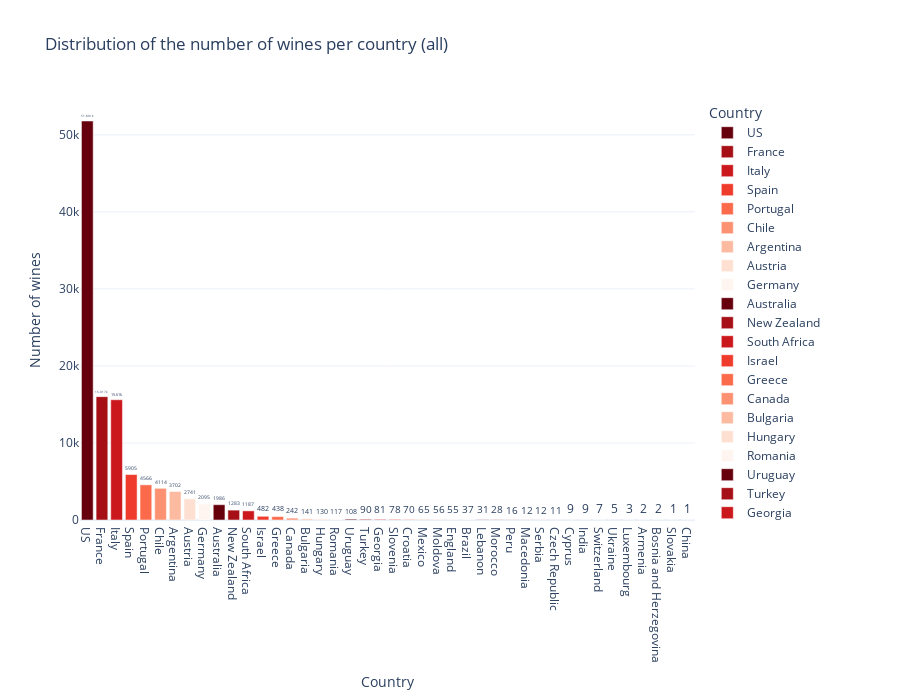
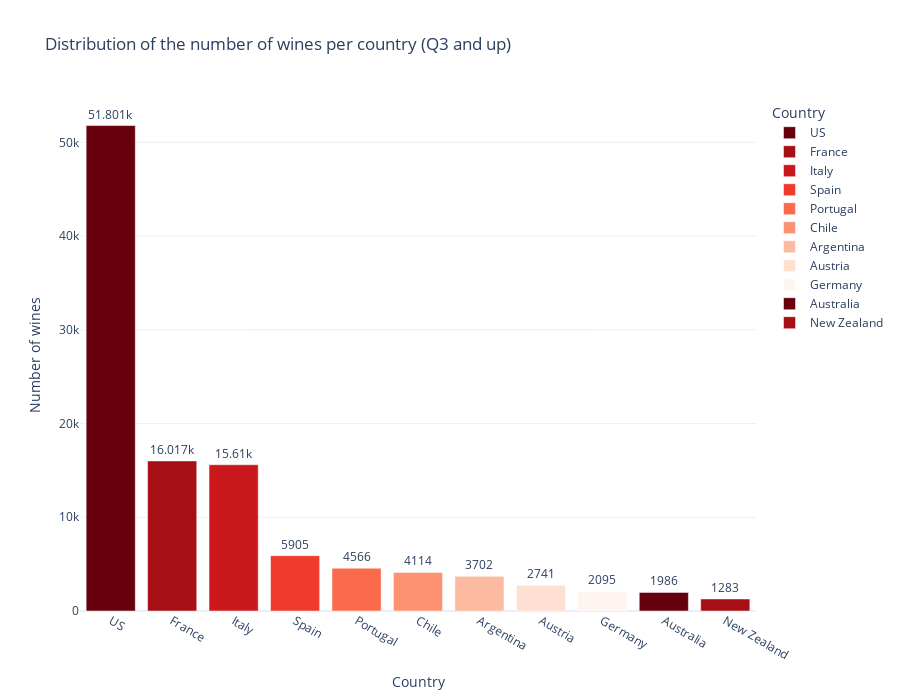

Notebook cell for these charts, in order:
### Code cell
# VIZ distribution of the number of wines per country
def viz_distribution_country(my_df, my_title):
    fig = px.bar(my_df,
    x='country',
    y='nb_of_wines',
    color='country',
    text_auto=True,
    title='Distribution of the number of wines per country ' + my_title,
    height=700,
    # orientation='h'
    color_discrete_sequence=colors_monochromatic_reverse,
    labels={
        "country": "Country",
        "nb_of_wines": "Number of wines",
        "country": "Country"
    }
    )

    fig.update_traces(textfont_size=12, 
                      textangle=0, 
                      textposition='outside', 
                      cliponaxis=False)

    return  fig.show()

# Titles
title_all = '(all)'
title_q0_q1 = '(Q0 - Q1)'
title_q1_q2 = '(Q1 - Q2)'
title_q2_q3 = '(Q2 - Q3)'
title_q3_q4 = '(Q3 - Q4)'
title_upper = '(upper outliers)'
title_q3_to_max = '(Q3 and up)'

# list_df_producers = [df_global_calc, df_producers_q0_q1, df_producers_q1_q2, df_producers_q2_q3, df_producers_q3_q4, df_producers_outliers_upper, df_producers_q3_to_max]
# list_titles = [title_all, title_q0_q1, title_q1_q2, title_q2_q3, title_q3_q4, title_upper, title_q3_to_max]

list_df_producers = [df_global_calc, df_producers_q3_to_max]
list_titles = [title_all, title_q3_to_max]

for i, j in zip(list_df_producers, list_titles):
  viz_distribution_country(i, j)

### Figure 1 — Plotly figure (JSON) as saved in the notebook; plotly's stock layout.template omitted (floating-point values rounded to 4 significant figures)
{"data": [{"alignmentgroup": "True", "cliponaxis": false, "hovertemplate": "Country=%{x}<br>Number of wines=%{y}<extra></extra>", "legendgroup": "US", "marker": {"color": "rgb(103,0,13)", "pattern": {"shape": ""}}, "name": "US", "offsetgroup": "US", "orientation": "v", "showlegend": true, "textangle": 0, "textfont": {"size": 12}, "textposition": "outside", "texttemplate": "%{y}", "type": "bar", "x": ["US"], "xaxis": "x", "y": [51801], "yaxis": "y"}, {"alignmentgroup": "True", "cliponaxis": false, "hovertemplate": "Country=%{x}<br>Number of wines=%{y}<extra></extra>", "legendgroup": "France", "marker": {"color": "rgb(165,15,21)", "pattern": {"shape": ""}}, "name": "France", "offsetgroup": "France", "orientation": "v", "showlegend": true, "textangle": 0, "textfont": {"size": 12}, "textposition": "outside", "texttemplate": "%{y}", "type": "bar", "x": ["France"], "xaxis": "x", "y": [16017], "yaxis": "y"}, {"alignmentgroup": "True", "cliponaxis": false, "hovertemplate": "Country=%{x}<br>Number of wines=%{y}<extra></extra>", "legendgroup": "Italy", "marker": {"color": "rgb(203,24,29)", "pattern": {"shape": ""}}, "name": "Italy", "offsetgroup": "Italy", "orientation": "v", "showlegend": true, "textangle": 0, "textfont": {"size": 12}, "textposition": "outside", "texttemplate": "%{y}", "type": "bar", "x": ["Italy"], "xaxis": "x", "y": [15610], "yaxis": "y"}, {"alignmentgroup": "True", "cliponaxis": false, "hovertemplate": "Country=%{x}<br>Number of wines=%{y}<extra></extra>", "legendgroup": "Spain", "marker": {"color": "rgb(239,59,44)", "pattern": {"shape": ""}}, "name": "Spain", "offsetgroup": "Spain", "orientation": "v", "showlegend": true, "textangle": 0, "textfont": {"size": 12}, "textposition": "outside", "texttemplate": "%{y}", "type": "bar", "x": ["Spain"], "xaxis": "x", "y": [5905], "yaxis": "y"}, {"alignmentgroup": "True", "cliponaxis": false, "hovertemplate": "Country=%{x}<br>Number of wines=%{y}<extra></extra>", "legendgroup": "Portugal", "marker": {"color": "rgb(251,106,74)", "pattern": {"shape": ""}}, "name": "Portugal", "offsetgroup": "Portugal", "orientation": "v", "showlegend": true, "textangle": 0, "textfont": {"size": 12}, "textposition": "outside", "texttemplate": "%{y}", "type": "bar", "x": ["Portugal"], "xaxis": "x", "y": [4566], "yaxis": "y"}, {"alignmentgroup": "True", "cliponaxis": false, "hovertemplate": "Country=%{x}<br>Number of wines=%{y}<extra></extra>", "legendgroup": "Chile", "marker": {"color": "rgb(252,146,114)", "pattern": {"shape": ""}}, "name": "Chile", "offsetgroup": "Chile", "orientation": "v", "showlegend": true, "textangle": 0, "textfont": {"size": 12}, "textposition": "outside", "texttemplate": "%{y}", "type": "bar", "x": ["Chile"], "xaxis": "x", "y": [4114], "yaxis": "y"}, {"alignmentgroup": "True", "cliponaxis": false, "hovertemplate": "Country=%{x}<br>Number of wines=%{y}<extra></extra>", "legendgroup": "Argentina", "marker": {"color": "rgb(252,187,161)", "pattern": {"shape": ""}}, "name": "Argentina", "offsetgroup": "Argentina", "orientation": "v", "showlegend": true, "textangle": 0, "textfont": {"size": 12}, "textposition": "outside", "texttemplate": "%{y}", "type": "bar", "x": ["Argentina"], "xaxis": "x", "y": [3702], "yaxis": "y"}, {"alignmentgroup": "True", "cliponaxis": false, "hovertemplate": "Country=%{x}<br>Number of wines=%{y}<extra></extra>", "legendgroup": "Austria", "marker": {"color": "rgb(254,224,210)", "pattern": {"shape": ""}}, "name": "Austria", "offsetgroup": "Austria", "orientation": "v", "showlegend": true, "textangle": 0, "textfont": {"size": 12}, "textposition": "outside", "texttemplate": "%{y}", "type": "bar", "x": ["Austria"], "xaxis": "x", "y": [2741], "yaxis": "y"}, {"alignmentgroup": "True", "cliponaxis": false, "hovertemplate": "Country=%{x}<br>Number of wines=%{y}<extra></extra>", "legendgroup": "Germany", "marker": {"color": "rgb(255,245,240)", "pattern": {"shape": ""}}, "name": "Germany", "offsetgroup": "Germany", "orientation": "v", "showlegend": true, "textangle": 0, "textfont": {"size": 12}, "textposition": "outside", "texttemplate": "%{y}", "type": "bar", "x": ["Germany"], "xaxis": "x", "y": [2095], "yaxis": "y"}, {"alignmentgroup": "True", "cliponaxis": false, "hovertemplate": "Country=%{x}<br>Number of wines=%{y}<extra></extra>", "legendgroup": "Australia", "marker": {"color": "rgb(103,0,13)", "pattern": {"shape": ""}}, "name": "Australia", "offsetgroup": "Australia", "orientation": "v", "showlegend": true, "textangle": 0, "textfont": {"size": 12}, "textposition": "outside", "texttemplate": "%{y}", "type": "bar", "x": ["Australia"], "xaxis": "x", "y": [1986], "yaxis": "y"}, {"alignmentgroup": "True", "cliponaxis": false, "hovertemplate": "Country=%{x}<br>Number of wines=%{y}<extra></extra>", "legendgroup": "New Zealand", "marker": {"color": "rgb(165,15,21)", "pattern": {"shape": ""}}, "name": "New Zealand", "offsetgroup": "New Zealand", "orientation": "v", "showlegend": true, "textangle": 0, "textfont": {"size": 12}, "textposition": "outside", "texttemplate": "%{y}", "type": "bar", "x": ["New Zealand"], "xaxis": "x", "y": [1283], "yaxis": "y"}, {"alignmentgroup": "True", "cliponaxis": false, "hovertemplate": "Country=%{x}<br>Number of wines=%{y}<extra></extra>", "legendgroup": "South Africa", "marker": {"color": "rgb(203,24,29)", "pattern": {"shape": ""}}, "name": "South Africa", "offsetgroup": "South Africa", "orientation": "v", "showlegend": true, "textangle": 0, "textfont": {"size": 12}, "textposition": "outside", "texttemplate": "%{y}", "type": "bar", "x": ["South Africa"], "xaxis": "x", "y": [1187], "yaxis": "y"}, {"alignmentgroup": "True", "cliponaxis": false, "hovertemplate": "Country=%{x}<br>Number of wines=%{y}<extra></extra>", "legendgroup": "Israel", "marker": {"color": "rgb(239,59,44)", "pattern": {"shape": ""}}, "name": "Israel", "offsetgroup": "Israel", "orientation": "v", "showlegend": true, "textangle": 0, "textfont": {"size": 12}, "textposition": "outside", "texttemplate": "%{y}", "type": "bar", "x": ["Israel"], "xaxis": "x", "y": [482], "yaxis": "y"}, {"alignmentgroup": "True", "cliponaxis": false, "hovertemplate": "Country=%{x}<br>Number of wines=%{y}<extra></extra>", "legendgroup": "Greece", "marker": {"color": "rgb(251,106,74)", "pattern": {"shape": ""}}, "name": "Greece", "offsetgroup": "Greece", "orientation": "v", "showlegend": true, "textangle": 0, "textfont": {"size": 12}, "textposition": "outside", "texttemplate": "%{y}", "type": "bar", "x": ["Greece"], "xaxis": "x", "y": [438], "yaxis": "y"}, {"alignmentgroup": "True", "cliponaxis": false, "hovertemplate": "Country=%{x}<br>Number of wines=%{y}<extra></extra>", "legendgroup": "Canada", "marker": {"color": "rgb(252,146,114)", "pattern": {"shape": ""}}, "name": "Canada", "offsetgroup": "Canada", "orientation": "v", "showlegend": true, "textangle": 0, "textfont": {"size": 12}, "textposition": "outside", "texttemplate": "%{y}", "type": "bar", "x": ["Canada"], "xaxis": "x", "y": [242], "yaxis": "y"}, {"alignmentgroup": "True", "cliponaxis": false, "hovertemplate": "Country=%{x}<br>Number of wines=%{y}<extra></extra>", "legendgroup": "Bulgaria", "marker": {"color": "rgb(252,187,161)", "pattern": {"shape": ""}}, "name": "Bulgaria", "offsetgroup": "Bulgaria", "orientation": "v", "showlegend": true, "textangle": 0, "textfont": {"size": 12}, "textposition": "outside", "texttemplate": "%{y}", "type": "bar", "x": ["Bulgaria"], "xaxis": "x", "y": [141], "yaxis": "y"}, {"alignmentgroup": "True", "cliponaxis": false, "hovertemplate": "Country=%{x}<br>Number of wines=%{y}<extra></extra>", "legendgroup": "Hungary", "marker": {"color": "rgb(254,224,210)", "pattern": {"shape": ""}}, "name": "Hungary", "offsetgroup": "Hungary", "orientation": "v", "showlegend": true, "textangle": 0, "textfont": {"size": 12}, "textposition": "outside", "texttemplate": "%{y}", "type": "bar", "x": ["Hungary"], "xaxis": "x", "y": [130], "yaxis": "y"}, {"alignmentgroup": "True", "cliponaxis": false, "hovertemplate": "Country=%{x}<br>Number of wines=%{y}<extra></extra>", "legendgroup": "Romania", "marker": {"color": "rgb(255,245,240)", "pattern": {"shape": ""}}, "name": "Romania", "offsetgroup": "Romania", "orientation": "v", "showlegend": true, "textangle": 0, "textfont": {"size": 12}, "textposition": "outside", "texttemplate": "%{y}", "type": "bar", "x": ["Romania"], "xaxis": "x", "y": [117], "yaxis": "y"}, {"alignmentgroup": "True", "cliponaxis": false, "hovertemplate": "Country=%{x}<br>Number of wines=%{y}<extra></extra>", "legendgroup": "Uruguay", "marker": {"color": "rgb(103,0,13)", "pattern": {"shape": ""}}, "name": "Uruguay", "offsetgroup": "Uruguay", "orientation": "v", "showlegend": true, "textangle": 0, "textfont": {"size": 12}, "textposition": "outside", "texttemplate": "%{y}", "type": "bar", "x": ["Uruguay"], "xaxis": "x", "y": [108], "yaxis": "y"}, {"alignmentgroup": "True", "cliponaxis": false, "hovertemplate": "Country=%{x}<br>Number of wines=%{y}<extra></extra>", "legendgroup": "Turkey", "marker": {"color": "rgb(165,15,21)", "pattern": {"shape": ""}}, "name": "Turkey", "offsetgroup": "Turkey", "orientation": "v", "showlegend": true, "textangle": 0, "textfont": {"size": 12}, "textposition": "outside", "texttemplate": "%{y}", "type": "bar", "x": ["Turkey"], "xaxis": "x", "y": [90], "yaxis": "y"}, {"alignmentgroup": "True", "cliponaxis": false, "hovertemplate": "Country=%{x}<br>Number of wines=%{y}<extra></extra>", "legendgroup": "Georgia", "marker": {"color": "rgb(203,24,29)", "pattern": {"shape": ""}}, "name": "Georgia", "offsetgroup": "Georgia", "orientation": "v", "showlegend": true, "textangle": 0, "textfont": {"size": 12}, "textposition": "outside", "texttemplate": "%{y}", "type": "bar", "x": ["Georgia"], "xaxis": "x", "y": [81], "yaxis": "y"}, {"alignmentgroup": "True", "cliponaxis": false, "hovertemplate": "Country=%{x}<br>Number of wines=%{y}<extra></extra>", "legendgroup": "Slovenia", "marker": {"color": "rgb(239,59,44)", "pattern": {"shape": ""}}, "name": "Slovenia", "offsetgroup": "Slovenia", "orientation": "v", "showlegend": true, "textangle": 0, "textfont": {"size": 12}, "textposition": "outside", "texttemplate": "%{y}", "type": "bar", "x": ["Slovenia"], "xaxis": "x", "y": [78], "yaxis": "y"}, {"alignmentgroup": "True", "cliponaxis": false, "hovertemplate": "Country=%{x}<br>Number of wines=%{y}<extra></extra>", "legendgroup": "Croatia", "marker": {"color": "rgb(251,106,74)", "pattern": {"shape": ""}}, "name": "Croatia", "offsetgroup": "Croatia", "orientation": "v", "showlegend": true, "textangle": 0, "textfont": {"size": 12}, "textposition": "outside", "texttemplate": "%{y}", "type": "bar", "x": ["Croatia"], "xaxis": "x", "y": [70], "yaxis": "y"}, {"alignmentgroup": "True", "cliponaxis": false, "hovertemplate": "Country=%{x}<br>Number of wines=%{y}<extra></extra>", "legendgroup": "Mexico", "marker": {"color": "rgb(252,146,114)", "pattern": {"shape": ""}}, "name": "Mexico", "offsetgroup": "Mexico", "orientation": "v", "showlegend": true, "textangle": 0, "textfont": {"size": 12}, "textposition": "outside", "texttemplate": "%{y}", "type": "bar", "x": ["Mexico"], "xaxis": "x", "y": [65], "yaxis": "y"}, {"alignmentgroup": "True", "cliponaxis": false, "hovertemplate": "Country=%{x}<br>Number of wines=%{y}<extra></extra>", "legendgroup": "Moldova", "marker": {"color": "rgb(252,187,161)", "pattern": {"shape": ""}}, "name": "Moldova", "offsetgroup": "Moldova", "orientation": "v", "showlegend": true, "textangle": 0, "textfont": {"size": 12}, "textposition": "outside", "texttemplate": "%{y}", "type": "bar", "x": ["Moldova"], "xaxis": "x", "y": [56], "yaxis": "y"}, {"alignmentgroup": "True", "cliponaxis": false, "hovertemplate": "Country=%{x}<br>Number of wines=%{y}<extra></extra>", "legendgroup": "England", "marker": {"color": "rgb(254,224,210)", "pattern": {"shape": ""}}, "name": "England", "offsetgroup": "England", "orientation": "v", "showlegend": true, "textangle": 0, "textfont": {"size": 12}, "textposition": "outside", "texttemplate": "%{y}", "type": "bar", "x": ["England"], "xaxis": "x", "y": [55], "yaxis": "y"}, {"alignmentgroup": "True", "cliponaxis": false, "hovertemplate": "Country=%{x}<br>Number of wines=%{y}<extra></extra>", "legendgroup": "Brazil", "marker": {"color": "rgb(255,245,240)", "pattern": {"shape": ""}}, "name": "Brazil", "offsetgroup": "Brazil", "orientation": "v", "showlegend": true, "textangle": 0, "textfont": {"size": 12}, "textposition": "outside", "texttemplate": "%{y}", "type": "bar", "x": ["Brazil"], "xaxis": "x", "y": [37], "yaxis": "y"}, {"alignmentgroup": "True", "cliponaxis": false, "hovertemplate": "Country=%{x}<br>Number of wines=%{y}<extra></extra>", "legendgroup": "Lebanon", "marker": {"color": "rgb(103,0,13)", "pattern": {"shape": ""}}, "name": "Lebanon", "offsetgroup": "Lebanon", "orientation": "v", "showlegend": true, "textangle": 0, "textfont": {"size": 12}, "textposition": "outside", "texttemplate": "%{y}", "type": "bar", "x": ["Lebanon"], "xaxis": "x", "y": [31], "yaxis": "y"}, {"alignmentgroup": "True", "cliponaxis": false, "hovertemplate": "Country=%{x}<br>Number of wines=%{y}<extra></extra>", "legendgroup": "Morocco", "marker": {"color": "rgb(165,15,21)", "pattern": {"shape": ""}}, "name": "Morocco", "offsetgroup": "Morocco", "orientation": "v", "showlegend": true, "textangle": 0, "textfont": {"size": 12}, "textposition": "outside", "texttemplate": "%{y}", "type": "bar", "x": ["Morocco"], "xaxis": "x", "y": [28], "yaxis": "y"}, {"alignmentgroup": "True", "cliponaxis": false, "hovertemplate": "Country=%{x}<br>Number of wines=%{y}<extra></extra>", "legendgroup": "Peru", "marker": {"color": "rgb(203,24,29)", "pattern": {"shape": ""}}, "name": "Peru", "offsetgroup": "Peru", "orientation": "v", "showlegend": true, "textangle": 0, "textfont": {"size": 12}, "textposition": "outside", "texttemplate": "%{y}", "type": "bar", "x": ["Peru"], "xaxis": "x", "y": [16], "yaxis": "y"}, {"alignmentgroup": "True", "cliponaxis": false, "hovertemplate": "Country=%{x}<br>Number of wines=%{y}<extra></extra>", "legendgroup": "Macedonia", "marker": {"color": "rgb(239,59,44)", "pattern": {"shape": ""}}, "name": "Macedonia", "offsetgroup": "Macedonia", "orientation": "v", "showlegend": true, "textangle": 0, "textfont": {"size": 12}, "textposition": "outside", "texttemplate": "%{y}", "type": "bar", "x": ["Macedonia"], "xaxis": "x", "y": [12], "yaxis": "y"}, {"alignmentgroup": "True", "cliponaxis": false, "hovertemplate": "Country=%{x}<br>Number of wines=%{y}<extra></extra>", "legendgroup": "Serbia", "marker": {"color": "rgb(251,106,74)", "pattern": {"shape": ""}}, "name": "Serbia", "offsetgroup": "Serbia", "orientation": "v", "showlegend": true, "textangle": 0, "textfont": {"size": 12}, "textposition": "outside", "texttemplate": "%{y}", "type": "bar", "x": ["Serbia"], "xaxis": "x", "y": [12], "yaxis": "y"}, {"alignmentgroup": "True", "cliponaxis": false, "hovertemplate": "Country=%{x}<br>Number of wines=%{y}<extra></extra>", "legendgroup": "Czech Republic", "marker": {"color": "rgb(252,146,114)", "pattern": {"shape": ""}}, "name": "Czech Republic", "offsetgroup": "Czech Republic", "orientation": "v", "showlegend": true, "textangle": 0, "textfont": {"size": 12}, "textposition": "outside", "texttemplate": "%{y}", "type": "bar", "x": ["Czech Republic"], "xaxis": "x", "y": [11], "yaxis": "y"}, {"alignmentgroup": "True", "cliponaxis": false, "hovertemplate": "Country=%{x}<br>Number of wines=%{y}<extra></extra>", "legendgroup": "Cyprus", "marker": {"color": "rgb(252,187,161)", "pattern": {"shape": ""}}, "name": "Cyprus", "offsetgroup": "Cyprus", "orientation": "v", "showlegend": true, "textangle": 0, "textfont": {"size": 12}, "textposition": "outside", "texttemplate": "%{y}", "type": "bar", "x": ["Cyprus"], "xaxis": "x", "y": [9], "yaxis": "y"}, {"alignmentgroup": "True", "cliponaxis": false, "hovertemplate": "Country=%{x}<br>Number of wines=%{y}<extra></extra>", "legendgroup": "India", "marker": {"color": "rgb(254,224,210)", "pattern": {"shape": ""}}, "name": "India", "offsetgroup": "India", "orientation": "v", "showlegend": true, "textangle": 0, "textfont": {"size": 12}, "textposition": "outside", "texttemplate": "%{y}", "type": "bar", "x": ["India"], "xaxis": "x", "y": [9], "yaxis": "y"}, {"alignmentgroup": "True", "cliponaxis": false, "hovertemplate": "Country=%{x}<br>Number of wines=%{y}<extra></extra>", "legendgroup": "Switzerland", "marker": {"color": "rgb(255,245,240)", "pattern": {"shape": ""}}, "name": "Switzerland", "offsetgroup": "Switzerland", "orientation": "v", "showlegend": true, "textangle": 0, "textfont": {"size": 12}, "textposition": "outside", "texttemplate": "%{y}", "type": "bar", "x": ["Switzerland"], "xaxis": "x", "y": [7], "yaxis": "y"}, {"alignmentgroup": "True", "cliponaxis": false, "hovertemplate": "Country=%{x}<br>Number of wines=%{y}<extra></extra>", "legendgroup": "Ukraine", "marker": {"color": "rgb(103,0,13)", "pattern": {"shape": ""}}, "name": "Ukraine", "offsetgroup": "Ukraine", "orientation": "v", "showlegend": true, "textangle": 0, "textfont": {"size": 12}, "textposition": "outside", "texttemplate": "%{y}", "type": "bar", "x": ["Ukraine"], "xaxis": "x", "y": [5], "yaxis": "y"}, {"alignmentgroup": "True", "cliponaxis": false, "hovertemplate": "Country=%{x}<br>Number of wines=%{y}<extra></extra>", "legendgroup": "Luxembourg", "marker": {"color": "rgb(165,15,21)", "pattern": {"shape": ""}}, "name": "Luxembourg", "offsetgroup": "Luxembourg", "orientation": "v", "showlegend": true, "textangle": 0, "textfont": {"size": 12}, "textposition": "outside", "texttemplate": "%{y}", "type": "bar", "x": ["Luxembourg"], "xaxis": "x", "y": [3], "yaxis": "y"}, {"alignmentgroup": "True", "cliponaxis": false, "hovertemplate": "Country=%{x}<br>Number of wines=%{y}<extra></extra>", "legendgroup": "Armenia", "marker": {"color": "rgb(203,24,29)", "pattern": {"shape": ""}}, "name": "Armenia", "offsetgroup": "Armenia", "orientation": "v", "showlegend": true, "textangle": 0, "textfont": {"size": 12}, "textposition": "outside", "texttemplate": "%{y}", "type": "bar", "x": ["Armenia"], "xaxis": "x", "y": [2], "yaxis": "y"}, {"alignmentgroup": "True", "cliponaxis": false, "hovertemplate": "Country=%{x}<br>Number of wines=%{y}<extra></extra>", "legendgroup": "Bosnia and Herzegovina", "marker": {"color": "rgb(239,59,44)", "pattern": {"shape": ""}}, "name": "Bosnia and Herzegovina", "offsetgroup": "Bosnia and Herzegovina", "orientation": "v", "showlegend": true, "textangle": 0, "textfont": {"size": 12}, "textposition": "outside", "texttemplate": "%{y}", "type": "bar", "x": ["Bosnia and Herzegovina"], "xaxis": "x", "y": [2], "yaxis": "y"}, {"alignmentgroup": "True", "cliponaxis": false, "hovertemplate": "Country=%{x}<br>Number of wines=%{y}<extra></extra>", "legendgroup": "Slovakia", "marker": {"color": "rgb(251,106,74)", "pattern": {"shape": ""}}, "name": "Slovakia", "offsetgroup": "Slovakia", "orientation": "v", "showlegend": true, "textangle": 0, "textfont": {"size": 12}, "textposition": "outside", "texttemplate": "%{y}", "type": "bar", "x": ["Slovakia"], "xaxis": "x", "y": [1], "yaxis": "y"}, {"alignmentgroup": "True", "cliponaxis": false, "hovertemplate": "Country=%{x}<br>Number of wines=%{y}<extra></extra>", "legendgroup": "China", "marker": {"color": "rgb(252,146,114)", "pattern": {"shape": ""}}, "name": "China", "offsetgroup": "China", "orientation": "v", "showlegend": true, "textangle": 0, "textfont": {"size": 12}, "textposition": "outside", "texttemplate": "%{y}", "type": "bar", "x": ["China"], "xaxis": "x", "y": [1], "yaxis": "y"}], "layout": {"barmode": "relative", "height": 700, "legend": {"title": {"text": "Country"}, "tracegroupgap": 0}, "title": {"text": "Distribution of the number of wines per country (all)"}, "xaxis": {"anchor": "y", "categoryarray": ["US", "France", "Italy", "Spain", "Portugal", "Chile", "Argentina", "Austria", "Germany", "Australia", "New Zealand", "South Africa", "Israel", "Greece", "Canada", "Bulgaria", "Hungary", "Romania", "Uruguay", "Turkey", "Georgia", "Slovenia", "Croatia", "Mexico", "Moldova", "England", "Brazil", "Lebanon", "Morocco", "Peru", "Macedonia", "Serbia", "Czech Republic", "Cyprus", "India", "Switzerland", "Ukraine", "Luxembourg", "Armenia", "Bosnia and Herzegovina", "Slovakia", "China"], "categoryorder": "array", "domain": [0, 1], "title": {"text": "Country"}}, "yaxis": {"anchor": "x", "domain": [0, 1], "title": {"text": "Number of wines"}}}}

### Figure 2 — Plotly figure (JSON) as saved in the notebook; plotly's stock layout.template omitted (floating-point values rounded to 4 significant figures)
{"data": [{"alignmentgroup": "True", "cliponaxis": false, "hovertemplate": "Country=%{x}<br>Number of wines=%{y}<extra></extra>", "legendgroup": "US", "marker": {"color": "rgb(103,0,13)", "pattern": {"shape": ""}}, "name": "US", "offsetgroup": "US", "orientation": "v", "showlegend": true, "textangle": 0, "textfont": {"size": 12}, "textposition": "outside", "texttemplate": "%{y}", "type": "bar", "x": ["US"], "xaxis": "x", "y": [51801], "yaxis": "y"}, {"alignmentgroup": "True", "cliponaxis": false, "hovertemplate": "Country=%{x}<br>Number of wines=%{y}<extra></extra>", "legendgroup": "France", "marker": {"color": "rgb(165,15,21)", "pattern": {"shape": ""}}, "name": "France", "offsetgroup": "France", "orientation": "v", "showlegend": true, "textangle": 0, "textfont": {"size": 12}, "textposition": "outside", "texttemplate": "%{y}", "type": "bar", "x": ["France"], "xaxis": "x", "y": [16017], "yaxis": "y"}, {"alignmentgroup": "True", "cliponaxis": false, "hovertemplate": "Country=%{x}<br>Number of wines=%{y}<extra></extra>", "legendgroup": "Italy", "marker": {"color": "rgb(203,24,29)", "pattern": {"shape": ""}}, "name": "Italy", "offsetgroup": "Italy", "orientation": "v", "showlegend": true, "textangle": 0, "textfont": {"size": 12}, "textposition": "outside", "texttemplate": "%{y}", "type": "bar", "x": ["Italy"], "xaxis": "x", "y": [15610], "yaxis": "y"}, {"alignmentgroup": "True", "cliponaxis": false, "hovertemplate": "Country=%{x}<br>Number of wines=%{y}<extra></extra>", "legendgroup": "Spain", "marker": {"color": "rgb(239,59,44)", "pattern": {"shape": ""}}, "name": "Spain", "offsetgroup": "Spain", "orientation": "v", "showlegend": true, "textangle": 0, "textfont": {"size": 12}, "textposition": "outside", "texttemplate": "%{y}", "type": "bar", "x": ["Spain"], "xaxis": "x", "y": [5905], "yaxis": "y"}, {"alignmentgroup": "True", "cliponaxis": false, "hovertemplate": "Country=%{x}<br>Number of wines=%{y}<extra></extra>", "legendgroup": "Portugal", "marker": {"color": "rgb(251,106,74)", "pattern": {"shape": ""}}, "name": "Portugal", "offsetgroup": "Portugal", "orientation": "v", "showlegend": true, "textangle": 0, "textfont": {"size": 12}, "textposition": "outside", "texttemplate": "%{y}", "type": "bar", "x": ["Portugal"], "xaxis": "x", "y": [4566], "yaxis": "y"}, {"alignmentgroup": "True", "cliponaxis": false, "hovertemplate": "Country=%{x}<br>Number of wines=%{y}<extra></extra>", "legendgroup": "Chile", "marker": {"color": "rgb(252,146,114)", "pattern": {"shape": ""}}, "name": "Chile", "offsetgroup": "Chile", "orientation": "v", "showlegend": true, "textangle": 0, "textfont": {"size": 12}, "textposition": "outside", "texttemplate": "%{y}", "type": "bar", "x": ["Chile"], "xaxis": "x", "y": [4114], "yaxis": "y"}, {"alignmentgroup": "True", "cliponaxis": false, "hovertemplate": "Country=%{x}<br>Number of wines=%{y}<extra></extra>", "legendgroup": "Argentina", "marker": {"color": "rgb(252,187,161)", "pattern": {"shape": ""}}, "name": "Argentina", "offsetgroup": "Argentina", "orientation": "v", "showlegend": true, "textangle": 0, "textfont": {"size": 12}, "textposition": "outside", "texttemplate": "%{y}", "type": "bar", "x": ["Argentina"], "xaxis": "x", "y": [3702], "yaxis": "y"}, {"alignmentgroup": "True", "cliponaxis": false, "hovertemplate": "Country=%{x}<br>Number of wines=%{y}<extra></extra>", "legendgroup": "Austria", "marker": {"color": "rgb(254,224,210)", "pattern": {"shape": ""}}, "name": "Austria", "offsetgroup": "Austria", "orientation": "v", "showlegend": true, "textangle": 0, "textfont": {"size": 12}, "textposition": "outside", "texttemplate": "%{y}", "type": "bar", "x": ["Austria"], "xaxis": "x", "y": [2741], "yaxis": "y"}, {"alignmentgroup": "True", "cliponaxis": false, "hovertemplate": "Country=%{x}<br>Number of wines=%{y}<extra></extra>", "legendgroup": "Germany", "marker": {"color": "rgb(255,245,240)", "pattern": {"shape": ""}}, "name": "Germany", "offsetgroup": "Germany", "orientation": "v", "showlegend": true, "textangle": 0, "textfont": {"size": 12}, "textposition": "outside", "texttemplate": "%{y}", "type": "bar", "x": ["Germany"], "xaxis": "x", "y": [2095], "yaxis": "y"}, {"alignmentgroup": "True", "cliponaxis": false, "hovertemplate": "Country=%{x}<br>Number of wines=%{y}<extra></extra>", "legendgroup": "Australia", "marker": {"color": "rgb(103,0,13)", "pattern": {"shape": ""}}, "name": "Australia", "offsetgroup": "Australia", "orientation": "v", "showlegend": true, "textangle": 0, "textfont": {"size": 12}, "textposition": "outside", "texttemplate": "%{y}", "type": "bar", "x": ["Australia"], "xaxis": "x", "y": [1986], "yaxis": "y"}, {"alignmentgroup": "True", "cliponaxis": false, "hovertemplate": "Country=%{x}<br>Number of wines=%{y}<extra></extra>", "legendgroup": "New Zealand", "marker": {"color": "rgb(165,15,21)", "pattern": {"shape": ""}}, "name": "New Zealand", "offsetgroup": "New Zealand", "orientation": "v", "showlegend": true, "textangle": 0, "textfont": {"size": 12}, "textposition": "outside", "texttemplate": "%{y}", "type": "bar", "x": ["New Zealand"], "xaxis": "x", "y": [1283], "yaxis": "y"}], "layout": {"barmode": "relative", "height": 700, "legend": {"title": {"text": "Country"}, "tracegroupgap": 0}, "title": {"text": "Distribution of the number of wines per country (Q3 and up)"}, "xaxis": {"anchor": "y", "categoryarray": ["US", "France", "Italy", "Spain", "Portugal", "Chile", "Argentina", "Austria", "Germany", "Australia", "New Zealand"], "categoryorder": "array", "domain": [0, 1], "title": {"text": "Country"}}, "yaxis": {"anchor": "x", "domain": [0, 1], "title": {"text": "Number of wines"}}}}
